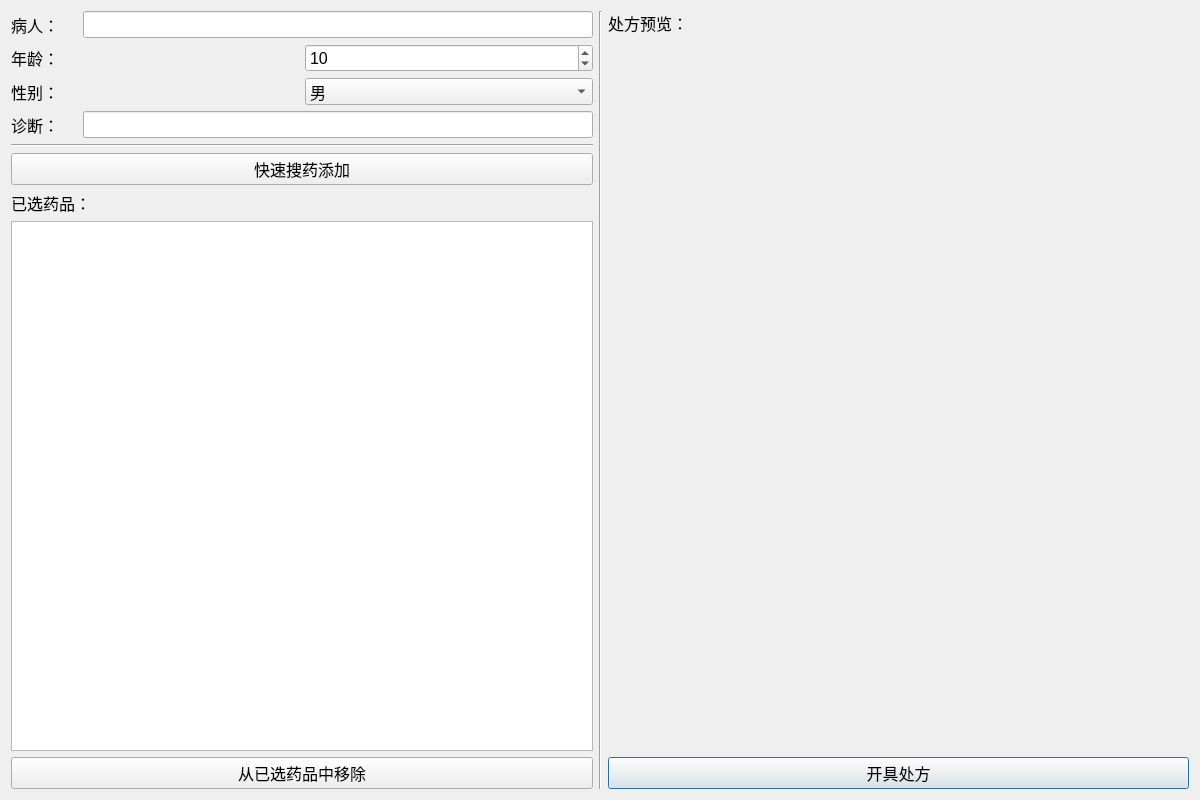
<?xml version="1.0" encoding="UTF-8"?>
<ui version="4.0">
 <class>DoctorNewPrescriptionDialog</class>
 <widget class="QDialog" name="DoctorNewPrescriptionDialog">
  <property name="geometry">
   <rect>
    <x>0</x>
    <y>0</y>
    <width>1200</width>
    <height>800</height>
   </rect>
  </property>
  <property name="windowTitle">
   <string>开具处方</string>
  </property>
  <layout class="QHBoxLayout" name="horizontalLayout_7" stretch="1,0,1">
   <item>
    <layout class="QVBoxLayout" name="verticalLayout_1" stretch="0,0,0,0,0,0,0,0,0">
     <item>
      <layout class="QHBoxLayout" name="horizontalLayout_1">
       <item>
        <widget class="QLabel" name="label_1">
         <property name="font">
          <font>
           <pointsize>12</pointsize>
          </font>
         </property>
         <property name="text">
          <string>病人：    </string>
         </property>
        </widget>
       </item>
       <item>
        <widget class="QLineEdit" name="lineEdit_1">
         <property name="font">
          <font>
           <pointsize>12</pointsize>
          </font>
         </property>
        </widget>
       </item>
      </layout>
     </item>
     <item>
      <layout class="QHBoxLayout" name="horizontalLayout_2">
       <item>
        <widget class="QLabel" name="label_2">
         <property name="font">
          <font>
           <pointsize>12</pointsize>
          </font>
         </property>
         <property name="text">
          <string>年龄：                        </string>
         </property>
        </widget>
       </item>
       <item>
        <widget class="QSpinBox" name="spinBox">
         <property name="font">
          <font>
           <pointsize>12</pointsize>
          </font>
         </property>
         <property name="maximum">
          <number>130</number>
         </property>
         <property name="value">
          <number>10</number>
         </property>
        </widget>
       </item>
      </layout>
     </item>
     <item>
      <layout class="QHBoxLayout" name="horizontalLayout_3">
       <item>
        <widget class="QLabel" name="label_3">
         <property name="font">
          <font>
           <pointsize>12</pointsize>
          </font>
         </property>
         <property name="text">
          <string>性别：                        </string>
         </property>
        </widget>
       </item>
       <item>
        <widget class="QComboBox" name="comboBox">
         <property name="font">
          <font>
           <pointsize>12</pointsize>
          </font>
         </property>
         <item>
          <property name="text">
           <string>男</string>
          </property>
         </item>
         <item>
          <property name="text">
           <string>女</string>
          </property>
         </item>
        </widget>
       </item>
      </layout>
     </item>
     <item>
      <layout class="QHBoxLayout" name="horizontalLayout_4">
       <item>
        <widget class="QLabel" name="label_4">
         <property name="font">
          <font>
           <pointsize>12</pointsize>
          </font>
         </property>
         <property name="text">
          <string>诊断：    </string>
         </property>
        </widget>
       </item>
       <item>
        <widget class="QLineEdit" name="lineEdit_2">
         <property name="font">
          <font>
           <pointsize>12</pointsize>
          </font>
         </property>
        </widget>
       </item>
      </layout>
     </item>
     <item>
      <widget class="Line" name="line_1">
       <property name="orientation">
        <enum>Qt::Horizontal</enum>
       </property>
      </widget>
     </item>
     <item>
      <widget class="QPushButton" name="pushButton_1">
       <property name="font">
        <font>
         <pointsize>12</pointsize>
        </font>
       </property>
       <property name="text">
        <string>快速搜药添加</string>
       </property>
       <property name="autoDefault">
        <bool>false</bool>
       </property>
      </widget>
     </item>
     <item>
      <widget class="QLabel" name="label_5">
       <property name="font">
        <font>
         <pointsize>12</pointsize>
        </font>
       </property>
       <property name="text">
        <string>已选药品：</string>
       </property>
      </widget>
     </item>
     <item>
      <widget class="QTableWidget" name="tableWidget">
       <property name="enabled">
        <bool>true</bool>
       </property>
       <property name="font">
        <font>
         <pointsize>12</pointsize>
        </font>
       </property>
       <property name="editTriggers">
        <set>QAbstractItemView::NoEditTriggers</set>
       </property>
      </widget>
     </item>
     <item>
      <widget class="QPushButton" name="pushButton_2">
       <property name="font">
        <font>
         <pointsize>12</pointsize>
        </font>
       </property>
       <property name="text">
        <string>从已选药品中移除</string>
       </property>
       <property name="autoDefault">
        <bool>false</bool>
       </property>
      </widget>
     </item>
    </layout>
   </item>
   <item>
    <widget class="Line" name="line_2">
     <property name="orientation">
      <enum>Qt::Vertical</enum>
     </property>
    </widget>
   </item>
   <item>
    <layout class="QVBoxLayout" name="verticalLayout_2" stretch="0,1,0">
     <item>
      <widget class="QLabel" name="label_6">
       <property name="sizePolicy">
        <sizepolicy hsizetype="Preferred" vsizetype="Preferred">
         <horstretch>0</horstretch>
         <verstretch>0</verstretch>
        </sizepolicy>
       </property>
       <property name="font">
        <font>
         <pointsize>12</pointsize>
        </font>
       </property>
       <property name="text">
        <string>处方预览：</string>
       </property>
      </widget>
     </item>
     <item>
      <widget class="QWidget" name="widget" native="true"/>
     </item>
     <item>
      <widget class="QPushButton" name="pushButton_3">
       <property name="font">
        <font>
         <pointsize>12</pointsize>
        </font>
       </property>
       <property name="text">
        <string>开具处方</string>
       </property>
      </widget>
     </item>
    </layout>
   </item>
  </layout>
 </widget>
 <resources/>
 <connections/>
</ui>
